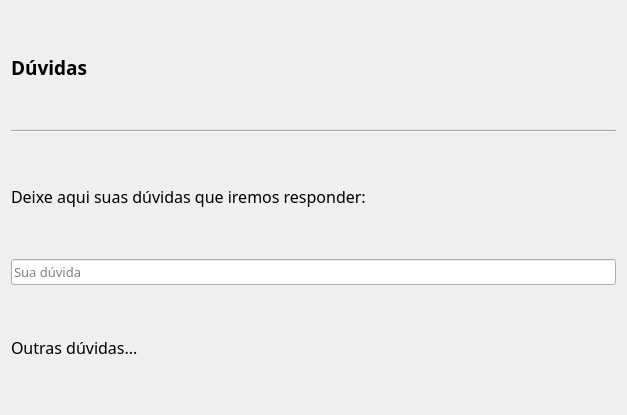
<?xml version="1.0" encoding="UTF-8"?>
<ui version="4.0">
 <class>Form</class>
 <widget class="QWidget" name="Form">
  <property name="geometry">
   <rect>
    <x>0</x>
    <y>0</y>
    <width>627</width>
    <height>415</height>
   </rect>
  </property>
  <property name="windowTitle">
   <string>Form</string>
  </property>
  <layout class="QGridLayout" name="gridLayout">
   <item row="0" column="0">
    <widget class="QLabel" name="label_2">
     <property name="font">
      <font>
       <family>Segoe Print</family>
       <pointsize>14</pointsize>
       <weight>75</weight>
       <bold>true</bold>
      </font>
     </property>
     <property name="text">
      <string>Dúvidas</string>
     </property>
    </widget>
   </item>
   <item row="1" column="0">
    <widget class="Line" name="line">
     <property name="orientation">
      <enum>Qt::Horizontal</enum>
     </property>
    </widget>
   </item>
   <item row="2" column="0">
    <widget class="QLabel" name="label">
     <property name="font">
      <font>
       <family>Segoe Print</family>
       <pointsize>12</pointsize>
      </font>
     </property>
     <property name="text">
      <string>Deixe aqui suas dúvidas que iremos responder:</string>
     </property>
    </widget>
   </item>
   <item row="3" column="0">
    <widget class="QLineEdit" name="duvida">
     <property name="font">
      <font>
       <family>Segoe Print</family>
       <pointsize>10</pointsize>
      </font>
     </property>
     <property name="placeholderText">
      <string>Sua dúvida</string>
     </property>
    </widget>
   </item>
   <item row="4" column="0">
    <widget class="QLabel" name="label_3">
     <property name="font">
      <font>
       <family>Segoe Print</family>
       <pointsize>12</pointsize>
      </font>
     </property>
     <property name="text">
      <string>Outras dúvidas...</string>
     </property>
    </widget>
   </item>
  </layout>
 </widget>
 <resources/>
 <connections/>
</ui>
